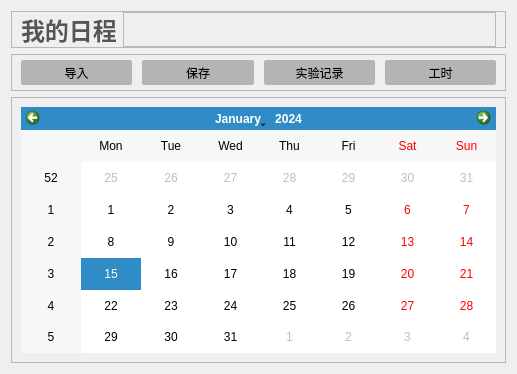
<?xml version="1.0" encoding="UTF-8"?>
<ui version="4.0">
 <class>Shedule</class>
 <widget class="QWidget" name="Shedule">
  <property name="geometry">
   <rect>
    <x>0</x>
    <y>0</y>
    <width>517</width>
    <height>374</height>
   </rect>
  </property>
  <property name="windowTitle">
   <string>Shedule</string>
  </property>
  <property name="styleSheet">
   <string notr="true">QLabel#title {
	color: rgb(85, 85, 85);
	font-size: 18pt;
	font-weight: bold;
}
QLineEdit {
	background-color: rgb(255, 255, 255);
	border-radius: 2px;
	border: 1px solid rgb(180, 180, 180);
}
QPushButton {
	background-color: rgb(180, 180, 180);
	border-radius:2px;
	padding: 3px;
}
QPushButton:hover {
	color: rgb(255, 255, 255);
	background-color: rgb(120, 120, 120);
}
#settingButton {
	background-color: rgba(255, 255, 255, 0);
}
#settingButton:hover {
	color: rgb(255, 255, 255);
	background-color: rgb(120, 120, 120);
}</string>
  </property>
  <layout class="QVBoxLayout" name="verticalLayout">
   <item>
    <widget class="QFrame" name="frame">
     <property name="sizePolicy">
      <sizepolicy hsizetype="Preferred" vsizetype="Expanding">
       <horstretch>0</horstretch>
       <verstretch>1</verstretch>
      </sizepolicy>
     </property>
     <property name="frameShape">
      <enum>QFrame::StyledPanel</enum>
     </property>
     <property name="frameShadow">
      <enum>QFrame::Raised</enum>
     </property>
     <layout class="QHBoxLayout" name="horizontalLayout">
      <property name="topMargin">
       <number>0</number>
      </property>
      <property name="bottomMargin">
       <number>0</number>
      </property>
      <item>
       <widget class="QLabel" name="title">
        <property name="text">
         <string>我的日程</string>
        </property>
       </widget>
      </item>
      <item>
       <widget class="QFrame" name="frame_4">
        <property name="frameShape">
         <enum>QFrame::StyledPanel</enum>
        </property>
        <property name="frameShadow">
         <enum>QFrame::Raised</enum>
        </property>
        <layout class="QHBoxLayout" name="horizontalLayout_2">
         <property name="spacing">
          <number>3</number>
         </property>
         <property name="leftMargin">
          <number>0</number>
         </property>
         <property name="topMargin">
          <number>0</number>
         </property>
         <property name="rightMargin">
          <number>0</number>
         </property>
         <property name="bottomMargin">
          <number>0</number>
         </property>
         <item>
          <spacer name="horizontalSpacer">
           <property name="orientation">
            <enum>Qt::Horizontal</enum>
           </property>
           <property name="sizeHint" stdset="0">
            <size>
             <width>40</width>
             <height>20</height>
            </size>
           </property>
          </spacer>
         </item>
         <item>
          <widget class="QPushButton" name="settingButton">
           <property name="text">
            <string/>
           </property>
          </widget>
         </item>
        </layout>
       </widget>
      </item>
     </layout>
    </widget>
   </item>
   <item>
    <widget class="QFrame" name="frame_2">
     <property name="sizePolicy">
      <sizepolicy hsizetype="Preferred" vsizetype="Expanding">
       <horstretch>0</horstretch>
       <verstretch>1</verstretch>
      </sizepolicy>
     </property>
     <property name="frameShape">
      <enum>QFrame::StyledPanel</enum>
     </property>
     <property name="frameShadow">
      <enum>QFrame::Raised</enum>
     </property>
     <layout class="QHBoxLayout" name="horizontalLayout_3">
      <property name="spacing">
       <number>10</number>
      </property>
      <property name="topMargin">
       <number>5</number>
      </property>
      <property name="bottomMargin">
       <number>5</number>
      </property>
      <item>
       <widget class="QPushButton" name="importButton">
        <property name="minimumSize">
         <size>
          <width>40</width>
          <height>25</height>
         </size>
        </property>
        <property name="text">
         <string>导入</string>
        </property>
       </widget>
      </item>
      <item>
       <widget class="QPushButton" name="saveButton">
        <property name="minimumSize">
         <size>
          <width>40</width>
          <height>25</height>
         </size>
        </property>
        <property name="text">
         <string>保存</string>
        </property>
       </widget>
      </item>
      <item>
       <widget class="QPushButton" name="testingButton">
        <property name="minimumSize">
         <size>
          <width>40</width>
          <height>25</height>
         </size>
        </property>
        <property name="text">
         <string>实验记录</string>
        </property>
       </widget>
      </item>
      <item>
       <widget class="QPushButton" name="worktimeButton">
        <property name="minimumSize">
         <size>
          <width>40</width>
          <height>25</height>
         </size>
        </property>
        <property name="text">
         <string>工时</string>
        </property>
       </widget>
      </item>
     </layout>
    </widget>
   </item>
   <item>
    <widget class="QFrame" name="frame_3">
     <property name="sizePolicy">
      <sizepolicy hsizetype="Preferred" vsizetype="Expanding">
       <horstretch>0</horstretch>
       <verstretch>8</verstretch>
      </sizepolicy>
     </property>
     <property name="toolTip">
      <string/>
     </property>
     <property name="toolTipDuration">
      <number>1</number>
     </property>
     <property name="frameShape">
      <enum>QFrame::StyledPanel</enum>
     </property>
     <property name="frameShadow">
      <enum>QFrame::Raised</enum>
     </property>
     <layout class="QHBoxLayout" name="horizontalLayout_4">
      <item>
       <widget class="QCalendarWidget" name="calendarWidget"/>
      </item>
     </layout>
    </widget>
   </item>
  </layout>
 </widget>
 <resources/>
 <connections/>
</ui>
